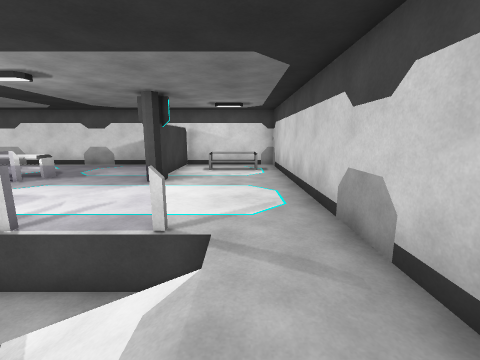
[1] (above)

20 first-person views from a walk through a 3-D level made in the Unity game engine. The camera is 1.5 m above the floor, tilts 10° down and sees 90° across. The floor is counted in squares, 1 m on a side. Each view is taken from the middle of a square. On the plan, view 1 faces up. The plan holds only what a view shows up to about 13 squares ahead; the rest is blank. The player character is not drawn. Some animated figures are left out.

[2]
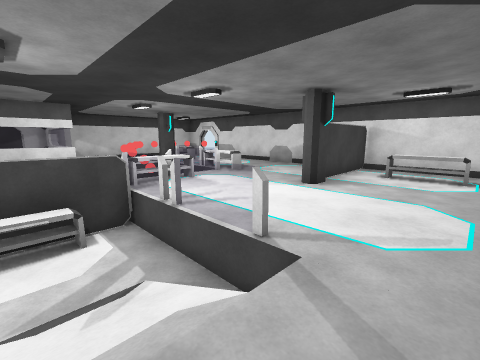

[3]
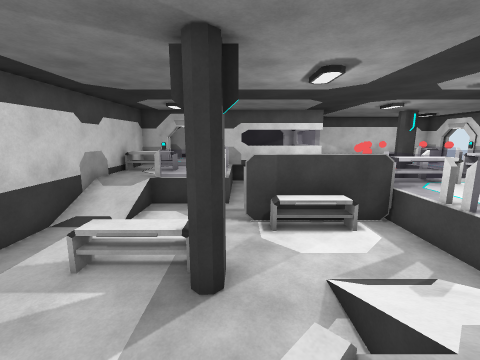

[4]
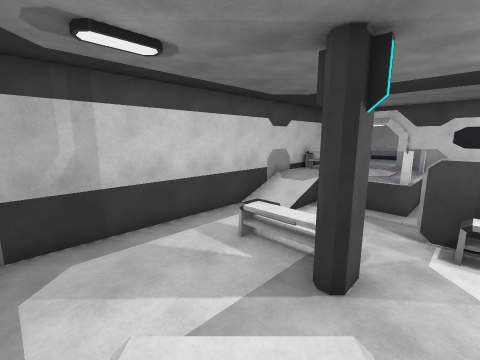

[5]
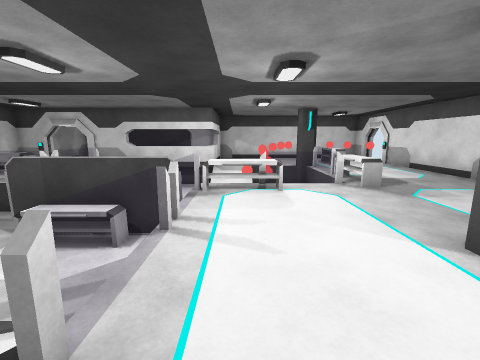

[6]
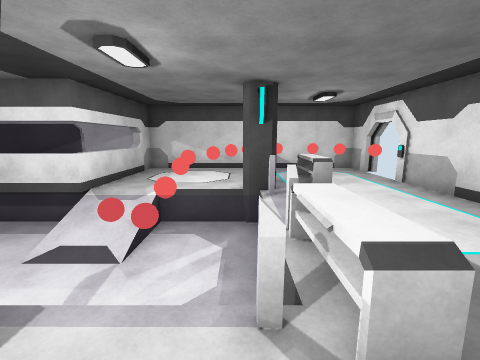

[7]
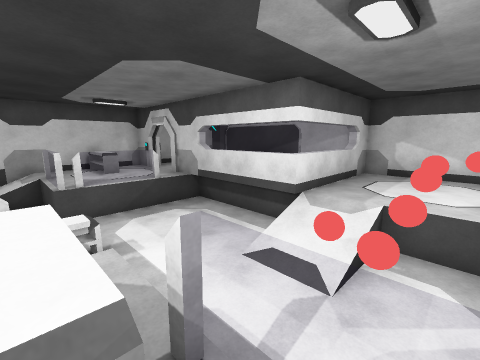

[8]
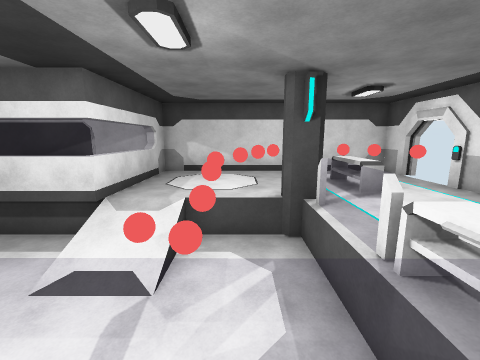

[9]
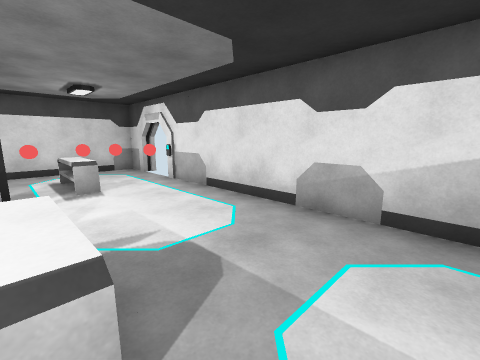

[10]
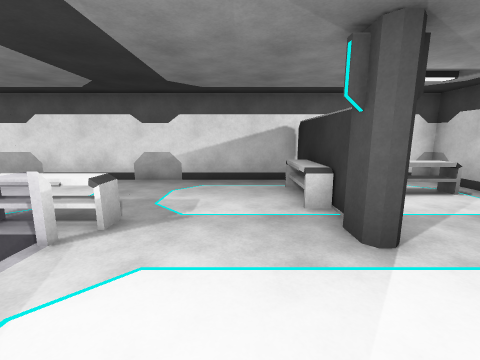

[11]
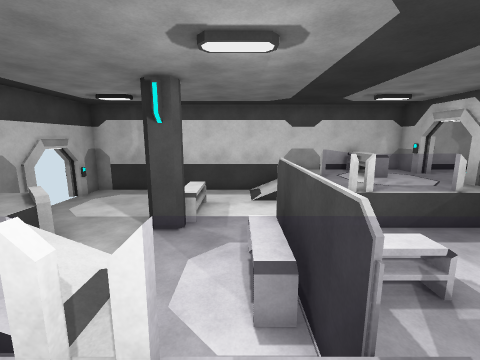

[12]
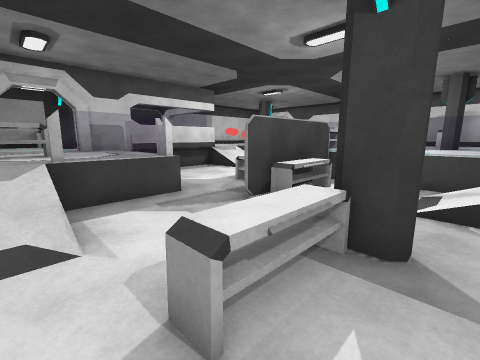

[13]
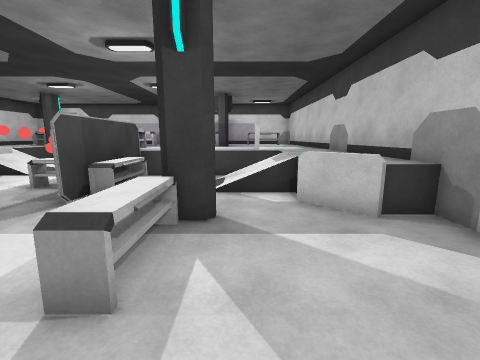

[14]
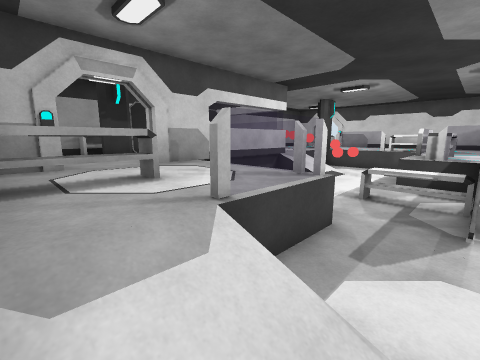

[15]
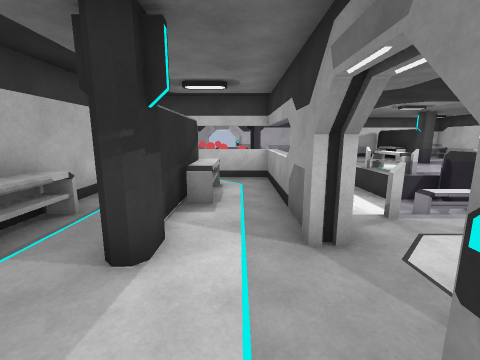

[16]
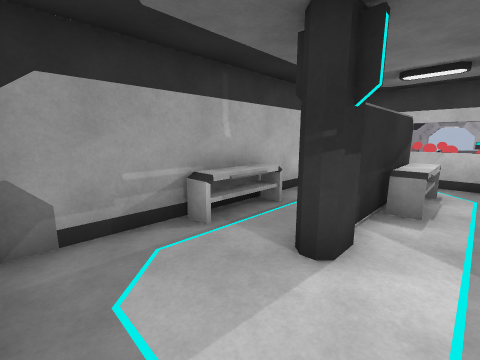

[17]
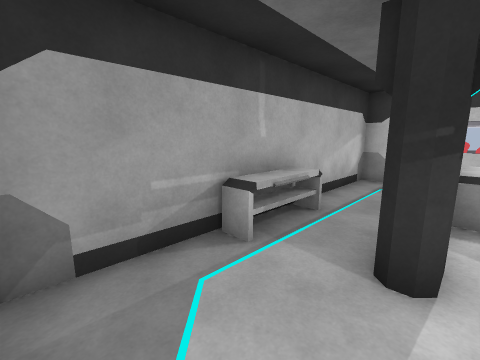

[18]
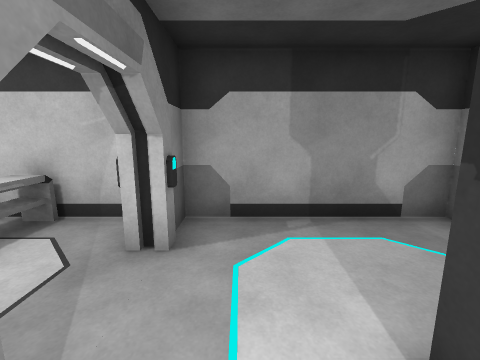

[19]
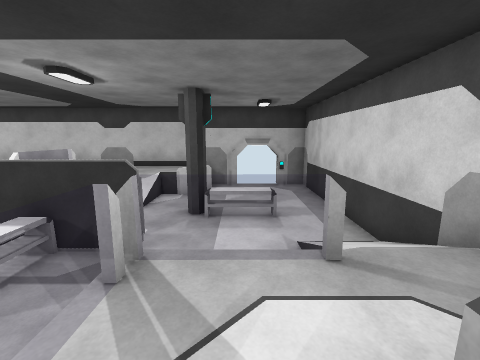

[20]
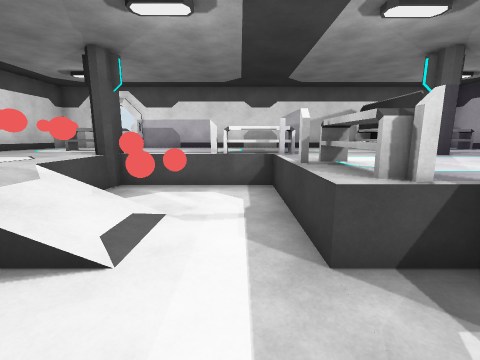

### Floor plan
Key: @ floor where view 1 was taken; # wall or solid block; x gap in a wall; . main floor; - floor 1 m lower than the main floor; / step, stairs or slope; = window, fence, low wall or low ledge; T table; C column; B red ball; O other object.
Columns run from 18 left of view 1 to 2 right of it. Each row starts with its distance up from view 1.
 14 ### #################
 13 #OB............#....#
 12 #B.............#.TTT#
 11 #BTTT.........TT.TT.#
 10 #BTTT..........#....#
  9 #... C===TTT...C....#
  8 #OBB #----=.........#
  7 #..B..----=.........#
  6 #...BB-BB-=T........#
  5 #...../B--=T........#
  4 #.....//--=#==#==...#
  3 #=====------#-----..#
  2 #. T.=----TT#T--//..#
  1 #. T.=----TT#T--//..#
  0 #. T.=------#T---#@.#
 -1 #T T.#------------=.#
 -2 TT##.#.====---TC----#
 -3 #T#C......=---TT----x
 -4 #.......T.=---TT----
 -5 #....#.TT..//-------x
 -6 #....#..T..//-------#
 -7 #####################

Where each view was taken, in squares from view 1:
view 1: 0 up, 0 right, facing up
view 2: 1 up, 1 right, facing up-left
view 3: 1 down, 1 right, facing left
view 4: 0 up, 1 right, facing down-left
view 5: 5 up, 0 right, facing left
view 6: 8 up, 6 left, facing left
view 7: 7 up, 7 left, facing down-left
view 8: 7 up, 7 left, facing left
view 9: 9 up, 6 left, facing up-left
view 10: 5 up, 5 left, facing up
view 11: 5 up, 5 left, facing down
view 12: 5 down, 2 left, facing up-left
view 13: 6 down, 2 left, facing up
view 14: 6 down, 6 left, facing up-left
view 15: 6 down, 14 left, facing up
view 16: 6 down, 14 left, facing up-left
view 17: 6 down, 15 left, facing up-left
view 18: 2 down, 14 left, facing down
view 19: 3 down, 11 left, facing right
view 20: 1 up, 9 left, facing up
